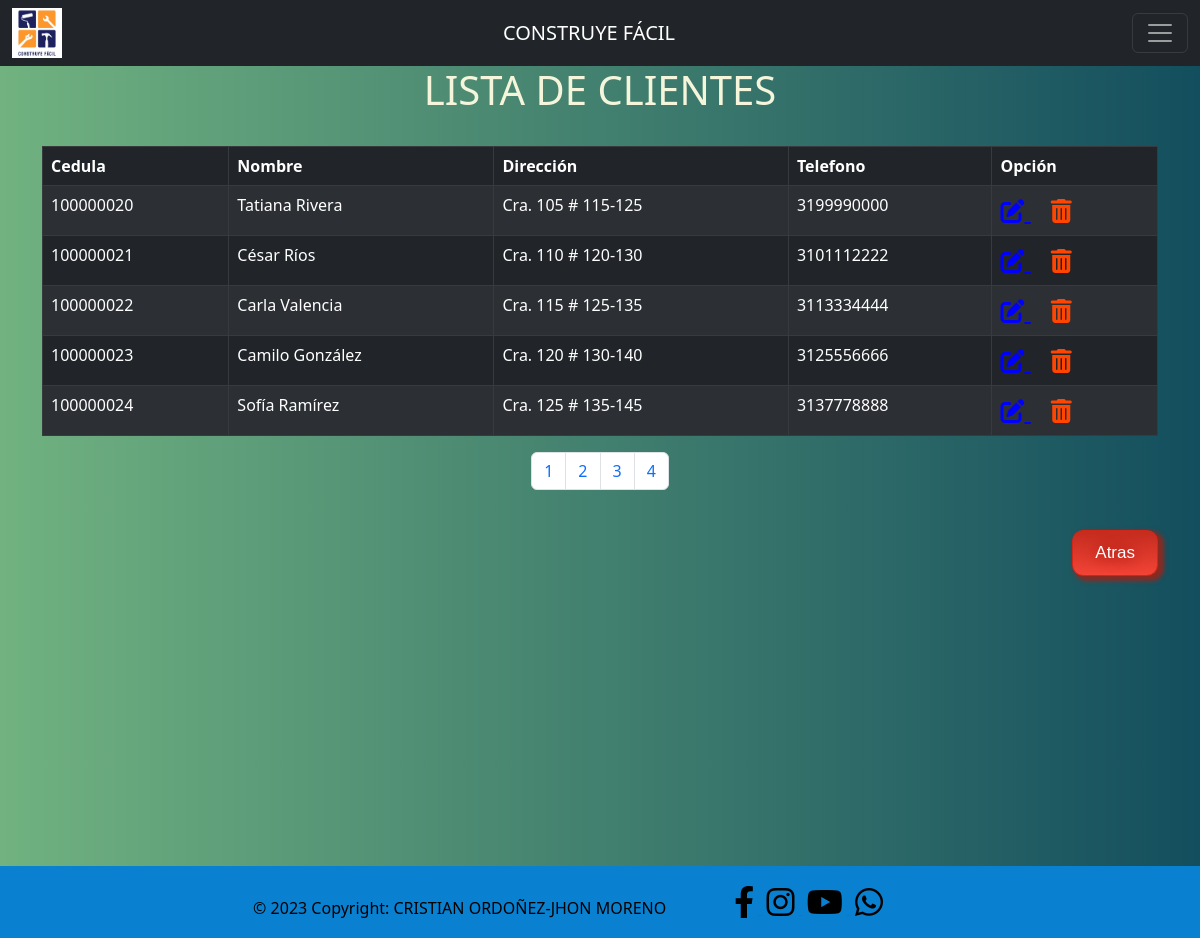
/clientes/listar-cliente/2 (signed in), run on an earlier commit of the app's database.
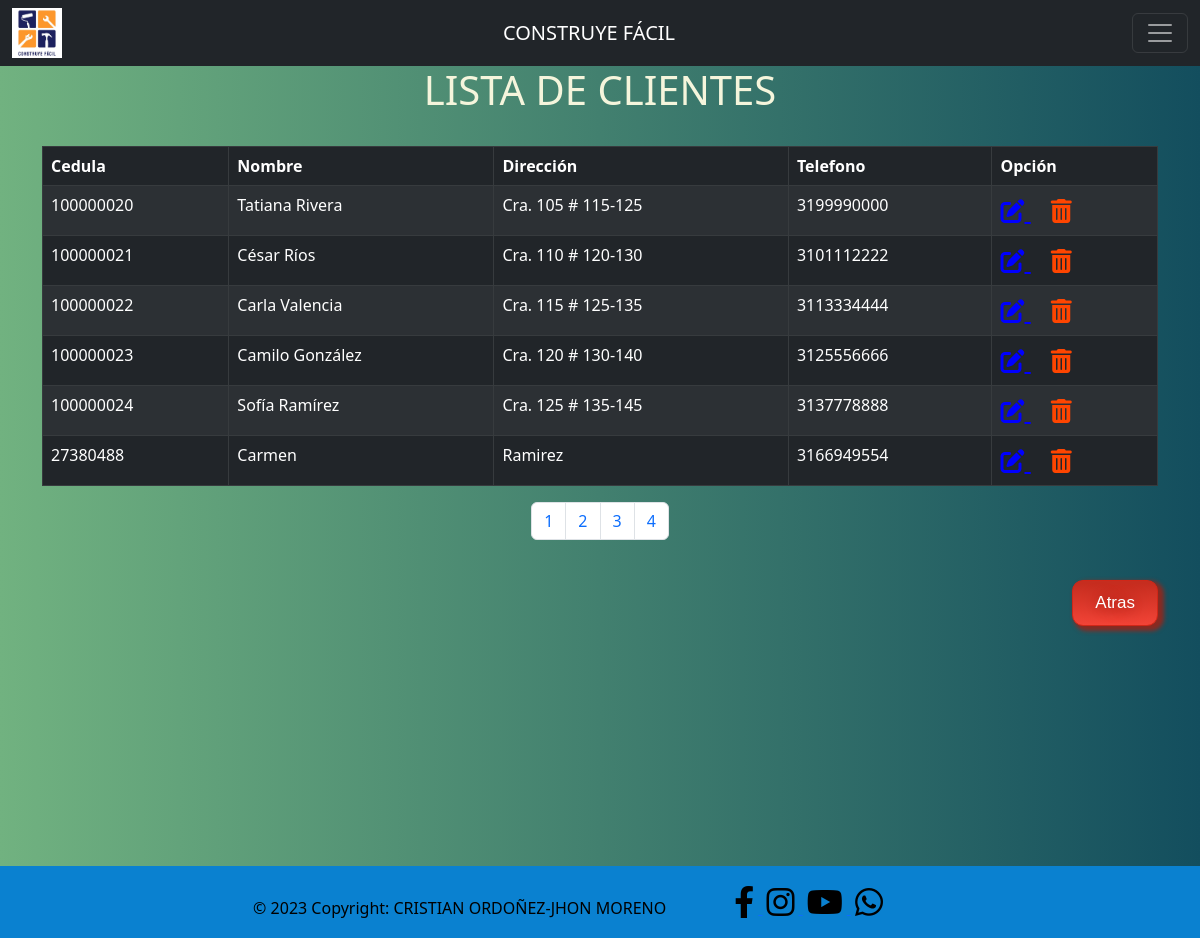
And on a later commit of the database.
### tables this page shows
CREATE TABLE "cliente" (
	"id_cli"	TEXT,
	"nom_cli"	TEXT,
	"dir_cli"	TEXT,
	"tel_cli"	TEXT,
	PRIMARY KEY("id_cli")
);

### clientes/clientes.py (the view)
@cliente.route('/clientes/listar-cliente')
@cliente.route('/clientes/listar-cliente/<int:page>')
def listar_cliente(page=0):
    page = 10*page
    titulo="Listar Cliente"
    try:
        dato=listar(tabla="cliente",item=page)
        return render_template('listar_cliente.html',dato=dato, titulo=titulo)
    except Exception:
        return abort(404)

### app.py (called while the page is built)
def get_locale():
    lugar , hora = locale.getdefaultlocale()
    return lugar

### clientes/clientes.py (called while the page is built)
@cliente.before_request
def validar_sesion():
    if 'rol' not in session:
        return redirect('/')

### controller.py (called while the page is built)
def dbacces(frase):
    conn = sqlite3.connect('dbFerreteria.db')
    cursor= conn.cursor()
    cursor.execute(frase)
    conn.commit()
    dato=cursor.fetchall()
    cursor.close
    return dato

def listar(tabla, item):
    listar=f'SELECT * FROM {tabla} LIMIT 10 OFFSET {item};'
    dato=dbacces(listar)
    return dato

### clientes/templates/listar_cliente.html (shortened to what this page needs)
{% extends 'layout.html' %}
    {% block body %}
    <div class="fondo_lista_tra">
        <h1 style="color: beige; text-align: center;">{{_('LISTA DE CLIENTES')}}</h1>
        <div class="container">
            <br>
            <table class="table table-dark table-striped table-bordered" id="example">
                <thead style="background-color: orange; color: rgb(255, 255, 255);">
                    <th>{{_('Cedula')}}</th>
                    <th>{{_('Nombre')}}</th>
                    <th>{{_('Dirección')}}</th>
                    <th>{{_('Telefono')}}</th>
                    <th>{{_('Opción')}}</th>
                </thead>
                <tbody>
                    {% for fila in dato %}
                    <tr>
                        {% for elem in fila %}
                        <td>{{elem}}</td>
                        {% endfor %}
                        <td>
                            <span style="font-size: 24px; margin-right: 20px;">
                                <a style="color: blue;" href=""> <i class="fas fa-edit"></i> </a>
                            </span>
                            <span style="font-size: 24px;">
                                <a  style="color: orangered;" href=""> <i class="fas fa-trash-alt"></i> </a>
                            </span>
                        </td>
                    </tr>
                    {% endfor %}
                </tbody>
            </table>
            <nav aria-label="Page navigation example">
                <ul class="pagination justify-content-center">
                  <li class="page-item"><a class="page-link" href="/clientes/listar-cliente/0">1</a></li>
                  <li class="page-item"><a class="page-link" href="/clientes/listar-cliente/1">2</a></li>
                  <li class="page-item"><a class="page-link" href="/clientes/listar-cliente/2">3</a></li>
                  <li class="page-item"><a class="page-link" href="/clientes/listar-cliente/3">4</a></li>
                </ul>
            </nav>
            <br>
            <div class="posicion">
                <a href="/clientes" class="button_atras">{{_('Atras')}}</a>
            </div>
            <br>
        </div>
    </div>
    {% endblock body %}

What changed in the data, as far as the page shows it:
added cliente: id_cli "27380488", nom_cli "Carmen", dir_cli "Ramirez", tel_cli "3166949554"
